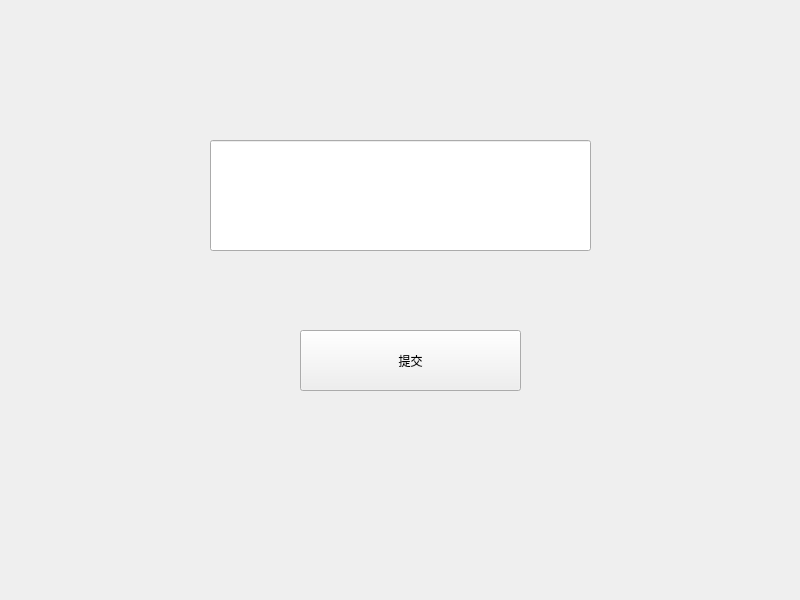
<?xml version="1.0" encoding="UTF-8"?>
<ui version="4.0">
 <class>Widget</class>
 <widget class="QWidget" name="Widget">
  <property name="geometry">
   <rect>
    <x>0</x>
    <y>0</y>
    <width>800</width>
    <height>600</height>
   </rect>
  </property>
  <property name="windowTitle">
   <string>Widget</string>
  </property>
  <widget class="QLineEdit" name="lineEdit_phone">
   <property name="geometry">
    <rect>
     <x>210</x>
     <y>140</y>
     <width>381</width>
     <height>111</height>
    </rect>
   </property>
  </widget>
  <widget class="QPushButton" name="pushButton_submit">
   <property name="geometry">
    <rect>
     <x>300</x>
     <y>330</y>
     <width>221</width>
     <height>61</height>
    </rect>
   </property>
   <property name="text">
    <string>提交</string>
   </property>
  </widget>
 </widget>
 <resources/>
 <connections/>
</ui>
